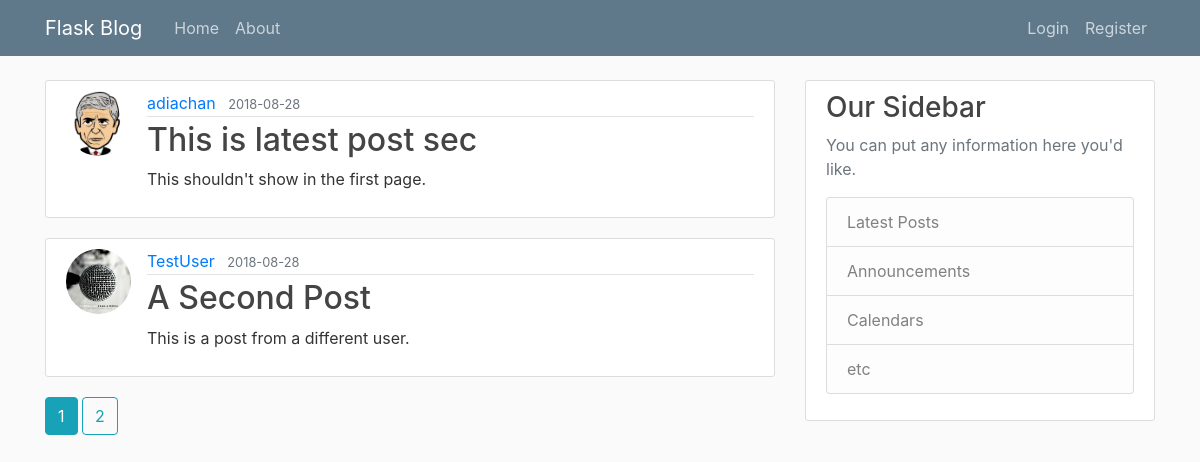
The page /home on the database its author committed.
### flaskblog/models.py (models this page shows, shortened)
class Post(db.Model):
    id = db.Column(db.Integer, primary_key=True)
    title = db.Column(db.String(100), nullable=False)
    date_posted = db.Column(db.DateTime, nullable=False, default=datetime.utcnow)
    content = db.Column(db.Text, nullable=False)
    user_id = db.Column(db.Integer, db.ForeignKey('user.id'), nullable=False)

class User(db.Model, UserMixin):
    id = db.Column(db.Integer, primary_key=True)
    username = db.Column(db.String(20), unique=True, nullable=False)
    email = db.Column(db.String(120), unique=True, nullable=False)
    image_file = db.Column(db.String(20), nullable=False, default='default.jpg')
    password = db.Column(db.String(60), nullable=False)
    posts = db.relationship('Post', backref='author', lazy=True)

### flaskblog/main/routes.py (the view)
@main.route("/")
@main.route("/home")
def home():
    page = request.args.get('page', 1, type=int)
    posts = Post.query.order_by(Post.date_posted.desc()).paginate(page=page, per_page=2)
    return render_template('home.html', posts=posts)

### flaskblog/templates/home.html (shortened to what this page needs)
{% extends "layout.html" %}
{% block content %}
    {% for post in posts.items %}
        <article class="media content-section">
          <img class= "rounded-circle article-img" src="{{ url_for('static', filename='profile_pics/' + post.author.image_file) }}">
          <div class="media-body">
            <div class="article-metadata">
              <a class="mr-2" href="{{ url_for('users.user_posts', username=post.author.username) }}">{{ post.author.username }}</a>
              <small class="text-muted">{{ post.date_posted.strftime('%Y-%m-%d') }}</small>
            </div>
            <h2><a class="article-title" href="{{ url_for('posts.post', post_id=post.id) }}">{{ post.title }}</a></h2>
            <p class="article-content">{{ post.content }}</p>
          </div>
        </article>
     {% endfor %}
     {% for page_num in posts.iter_pages(left_edge=1, right_edge=1, left_current=1, right_current=2) %}
       {% if page_num %}
        {% if posts.page == page_num %}
          <a class="btn btn-info mb-4" href="{{ url_for('main.home', page=page_num) }}">{{ page_num }}</a>
        {% else %}
          <a class="btn btn-outline-info mb-4" href="{{ url_for('main.home', page=page_num) }}">{{ page_num }}</a>
        {% endif %}
       {% endif %}
     {% endfor %}
{% endblock content %}

### flaskblog/static/main.css (style rules this page uses)
body { background: #fafafa; color: #333333; margin-top: 5rem; }
h1, h2, h3, h4, h5, h6 { color: #444444; }
.content-section { background: #ffffff; padding: 10px 20px; border: 1px solid #dddddd; border-radius: 3px; margin-bottom: 20px; }
.article-title { color: #444444; }
.article-content { white-space: pre-line; }
.article-img { height: 65px; width: 65px; margin-right: 16px; }
.article-metadata { padding-bottom: 1px; margin-bottom: 4px; border-bottom: 1px solid #e3e3e3 }

### rows shown on the page
Post: image_file (picture), author.username "adiachan", date_posted "2018-08-28", title "This is latest post sec", content "This shouldn't show in the first page."
Post: image_file (placeholder picture), author.username "TestUser", date_posted "2018-08-28", title "A Second Post", content "This is a post from a different user."

### other values the page prints
{{ page_num }} "1"
{{ page_num }} "2"
